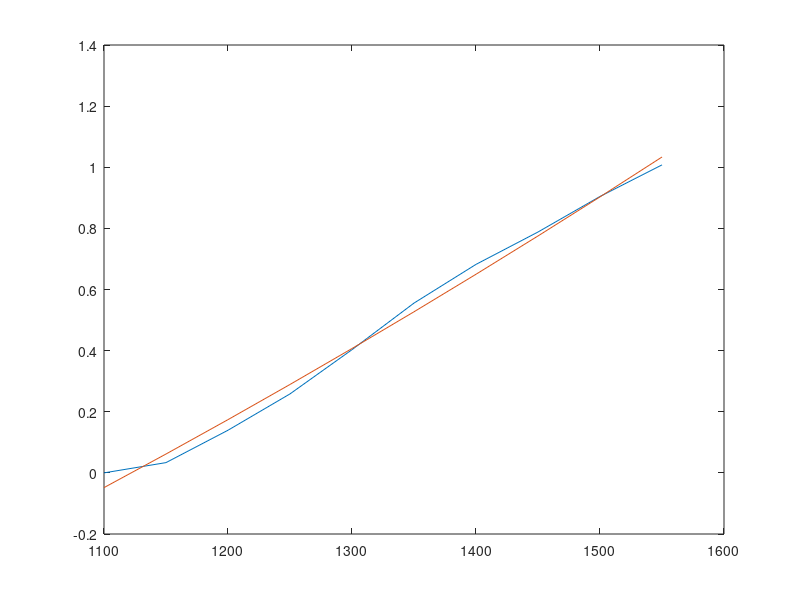

Recreate this plot in MATLAB.
pwm = [1100, 1150, 1200, 1250, 1300, 1350, 1400, 1450, 1500, 1550];
force1 = [0, 0.13, 0.54, 1, 1.56, 2.15, 2.64, 3.05, 3.5, 3.9];

force2 = force1 / 3.87;

poly = polyfit(pwm, force2, 2)

poly_force = zeros(1, length(pwm));
for i = 1:1:length(pwm)
    poly_force(i) = polyval(poly, pwm(i));
end

plot(pwm, force2, pwm, poly_force);